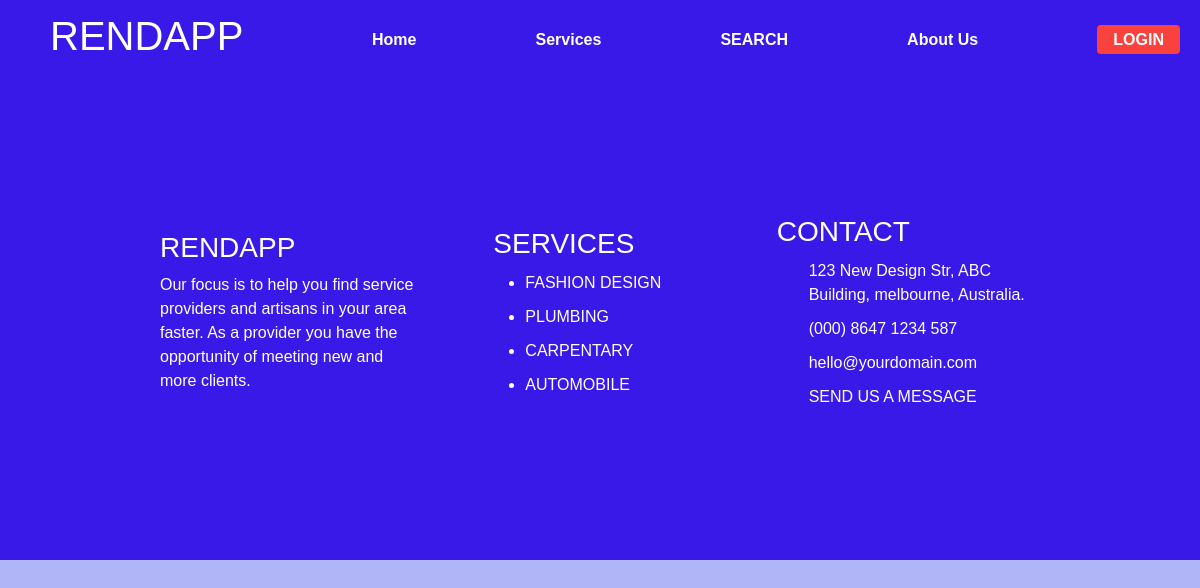
The page /services/ on the database as committed earlier.
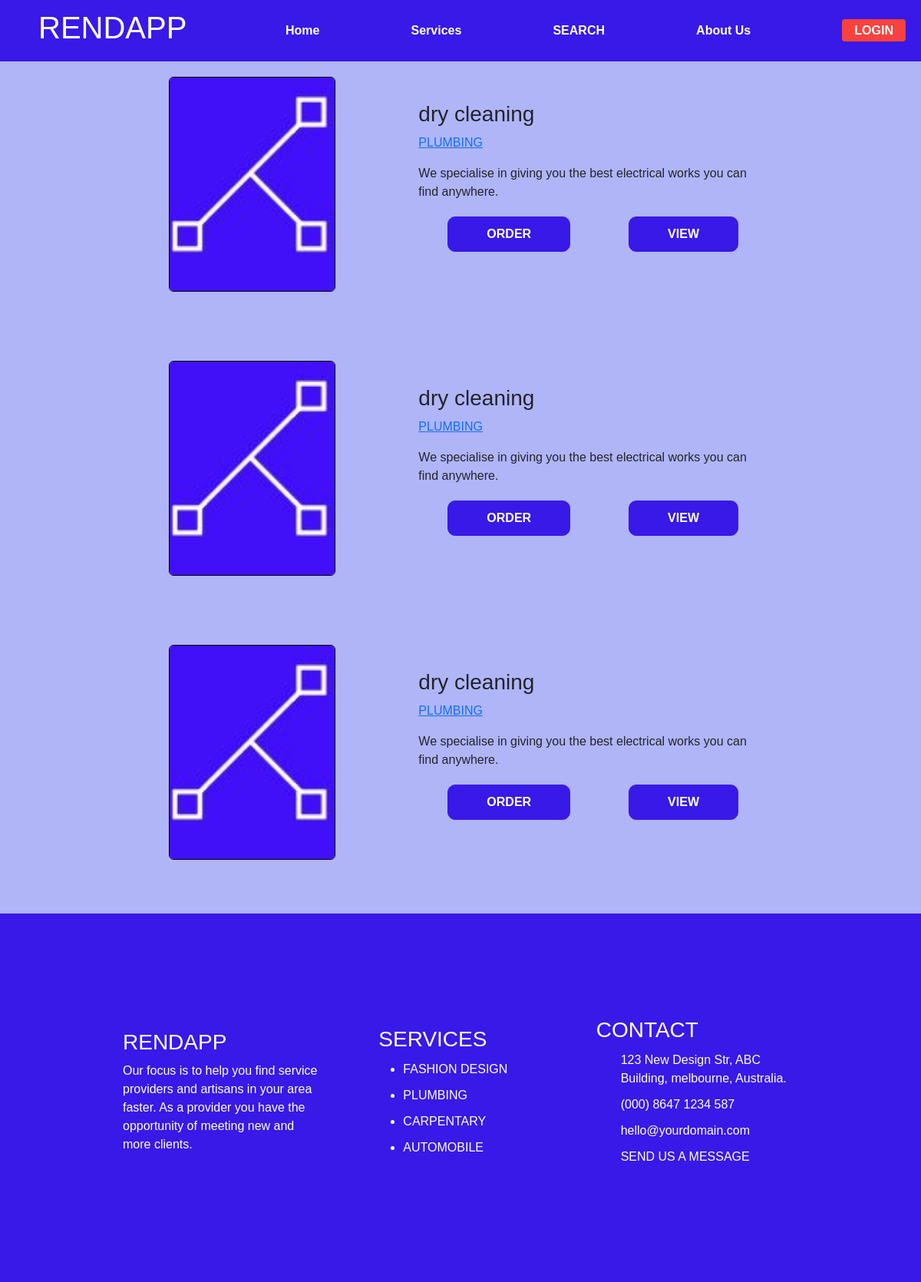
The same page on the database as committed later.
### Service/models.py (models this page shows, shortened)
class Service(models.Model):
    admin = models.ForeignKey(settings.AUTH_USER_MODEL, on_delete=models.CASCADE)
    name = models.CharField(max_length=300)
    image = models.ImageField(blank=True, upload_to="Service/")
    category = models.CharField(max_length=200, blank =True, null=True, choices=CATEGORY_CHOICES)
    active = models.BooleanField(default=False, blank=True)
    service_completed = models.IntegerField(default=0, blank=True, null=True)
    created_date = models.DateTimeField(auto_now_add=True)
    banned = models.BooleanField(default=False, blank=True, null=True)
    banned_date = models.DateTimeField(blank=True, null=True)
    service_state = models.CharField(max_length=15)
    service_city = models.CharField(max_length=30)
    service_address = models.CharField(max_length=100)
    def get_category(self):
        return reverse("service:category", kwargs={
            'category':self.category,
        })
    def get_detail(self):
        return reverse("service:detail", kwargs={
            'pk': self.pk,
            'name': self.name
        })
    def call_service(self):
        return reverse("service:call_service", kwargs={
            'pk': self.pk,
        })

### Service/views.py (the view)
# urls.py: path('services/', ServiceListView.as_view(), name="allservice"),
class ServiceListView(ListView):
    model = Service
    context_object_name = "services"
    template_name = "service/allservice.html"
    def get_queryset(self):
        return Service.objects.order_by('-created_date')

### Templates/service/allservice.html (shortened to what this page needs)
{% extends 'base.html' %}
{% load static %}
{% block body %}
<div id="dsp"></div>
{% for service in services %}
<div class="search">
    <div class="search-image">
        <img src="{{ service.image.url }}" alt="no image"/>
    </div>
    <div class="service-details">
        <h3>{{ service.name }}</h3>
        <p>
            <a href="{{ service.get_category }}">
                {{ service.category }}
            </a>
        </p>
        <p>
            We specialise in giving you the best electrical works you can find anywhere.
        </p>
        <div class="spread">
            <a href="{{ service.call_service }}">
                ORDER
            </a>
            <a href="{{ service.get_detail }}">
                VIEW
            </a>
        </div>
    </div>
</div>
{% endfor %}
{% endblock body %}

### Templates/base.html (shortened to what this page needs)
<!DOCTYPE html>
<html lang="en">
{% load static %}
<head>
    <link rel="stylesheet" href="{% static 'styling/bootstrap.css' %}"/>
    <link rel="stylesheet" href="{% static 'styling/bootstrap.min.css' %}"/>
    <link rel="stylesheet" type="text/css" href="https://cdnjs.cloudflare.com/ajax/libs/OwlCarousel2/2.3.4/assets/owl.carousel.min.css" />
    <link rel="stylesheet" href="{% static 'styling/style.css' %}">
    <link rel="stylesheet" href="{% static 'styling/responsive.css' %}">
</head>
<body>
{% include 'nav.html' %}
    {% block body %}
    {% endblock body %}
{% include 'footer.html' %}
</body>
</html>

### Templates/nav.html (shortened to what this page needs)
{% load static %}
    <div class="nav-container">
        <nav class="navbar">
            <h1 id="navbar-logo">RENDAPP</h1>
            <ul class="nav-menu">
                <li><a href="{% url 'service:home' %}" class="nav-links">Home</a></li>
                <li><a href="{% url 'service:allservice' %}" class="nav-links">Services</a></li>
                <li><a href="{% url 'service:search' %}" class="nav-links">SEARCH</a></li>
                <li><a href="{% url 'service:about' %}" class="nav-links">About Us</a></li>
                {% if user.is_authenticated %}
                <li><a href="{% url 'account_logout' %}" class="nav-links nav-links-btn">LOGOUT</a></li>
                {% else %}
                <li><a href="{% url 'account_login' %}" class="nav-links nav-links-btn">LOGIN</a></li>
                {% endif %}
            </ul>
        </nav>
    </div>

### Templates/footer.html
{% load static %}
<footer>
    <div class="f_about">
        <h3>RENDAPP</h3>
        <p>Our focus is to help you find service providers and artisans in your area faster.
            As a provider you have the opportunity of meeting new and more clients.
        </p>
    </div>
    <div class="f_service">
        <h3>SERVICES</h3>
        <ul>
            <li><a href="#">FASHION DESIGN</a></li>
            <li><a href="#">PLUMBING</a></li>
            <li><a href="#">CARPENTARY</a></li>
            <li><a href="#">AUTOMOBILE</a></li>
        </ul>
    </div>
    <div class="f_contact">
        <h3>CONTACT</h3>
        <ul>
            <li><a href="#">123 New Design Str, ABC Building, melbourne, Australia.</a></li>
            <li><a href="#">(000) 8647 1234 587</a></li>
            <li><a href="#">hello@yourdomain.com</a></li>
            <li><a href="{% url 'service:contact' %}">SEND US A MESSAGE</a></li>
         </ul>
    </div>
</footer>

### Static/styling/style.css (style rules this page uses)
:root { --darkgray: #3819e7; --brightred: #f9423d; --white: #fff; --lightred: #f9433dcc; }
* { box-sizing: border-box; margin: 0; padding: 0; font-family: "Nunito", sans-serif; }
body { background-color:rgb(176, 181, 248); margin: o; padding: 0; box-sizing: border-box; overflow-x: hidden; }
.nav-container { width: 100%; background-color: var(--darkgray); }
.navbar { display: flex; grid-template-columns: 0.2fr auto 1fr; align-items: center; height: 80px; width: 100%; max-width: 1720px; margin: 0 auto; top: 0; position: fixed; background-color: var(--darkgray); }
#navbar-logo { color: var(--white); justify-self: start; margin-left: 50px; }
#navbar-logo { cursor: pointer; }
.nav-menu { display: flex; grid-template-columns: repeat(5, auto); list-style: none; text-align: center; width: 70%; justify-content: space-between; margin: 0 20px 0 0; font-weight: 700; }
.nav-links { color: white; text-decoration: none; }
.nav-links-btn { background-color: var(--brightred); padding: 6px 16px; border-radius: 4px; }
::placeholder { color:red; }
.search { display: flex; justify-content: space-between; align-items: center; margin: 0 200px 50px 200px; height: 40vh; width: auto; }
.search .search-image { height: 100%; padding : 20px; border: 50px; width: 50%; }
.search .search-image img { height: 100%; max-width: 100%; border-radius: 6px; border: 1px solid black; object-fit: contain; object-position: center; }
.spread { display: flex; align-items: center; justify-content: space-around; margin: 20px 0; }
.spread a { background-color: #3819e7; color: #ffffff; border-radius: 10px; -webkit-transition: all 0.3s; padding: 10px 50px; transition: all 0.3s; border: 1px solid #3819e7; text-decoration: none; cursor: pointer; }
.spread a { background-color: #3819e7; color: #ffffff; border-radius: 10px; -webkit-transition: all 0.3s; padding: 10px 50px; transition: all 0.3s; border: 1px solid #3819e7; text-decoration: none; cursor: pointer; font-weight: bold; }
#dsp { height: 80px; }
footer { width: 100%; background-color: var(--darkgray); height: 60vh; color: white; display: flex; justify-content: space-between; align-items: center; padding: 80px 150px; bottom: 0; }
footer a { text-decoration: none; color: white; font-weight: 500; font-size: 16px; }
footer ul li { margin-top: 10px; }
footer .f_about { width: 33%; margin-right: 50px; padding: 10px; }
footer .f_about p { font-weight: 500; font-size: 16px; }
footer .f_service { width: 33%; padding: 10px; }
footer .f_contact { width: 33%; padding: 10px; }
footer .f_contact ul li { list-style: none; }

### Static/styling/responsive.css (style rules this page uses)
:root { --darkgray: #3819e7; --brightred: #f9423d; --white: #fff; --lightred: #f9433dcc; }
* { box-sizing: border-box; margin: 0; padding: 0; font-family: "Nunito", sans-serif; }
body { background-color:rgb(176, 181, 248); margin: o; padding: 0; box-sizing: border-box; overflow-x: hidden; }

Rows that differ between the two databases and show on the page:
added Service: image (picture), name "dry cleaning", category "PLUMBING"
added Service: image (picture), name "dry cleaning", category "PLUMBING"
added Service: image (picture), name "dry cleaning", category "PLUMBING"
